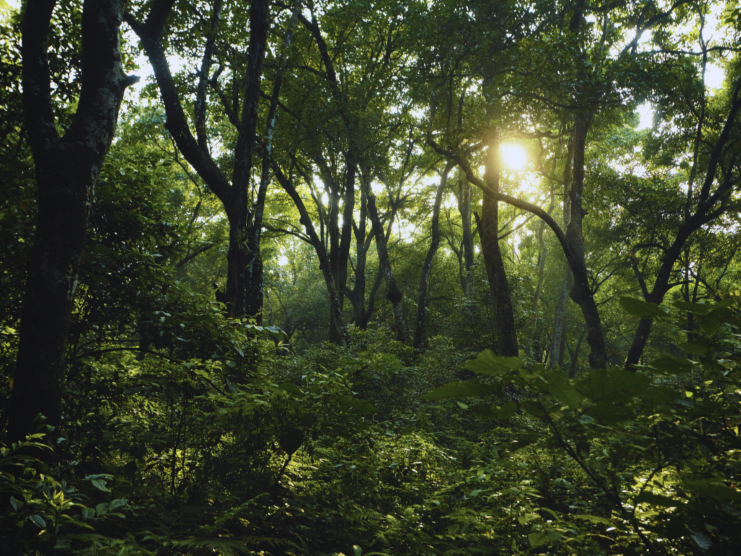
#> input picture Simulation_Core/Images/B1.png, 1481 x 1111 px, found by its file name (shown at 1/2 size)
$ python main.py
#> lines starting #> are read from the running program, lines starting #| are printed output that depends on the picture; long printed decimals are rounded
import cv2
import numpy as np

# =========================
# LOAD BACKGROUND IMAGE
# =========================
background = cv2.imread("C:\\# My_Projects\\College Projects\\Camouflage Effectiveness Simulation (P)\\Simulation_Core\\Images\\B1.png")
#> background is the input picture: shape (1111, 1481, 3); mean B, G, R 44.7, 67.6, 60

# Check if image loaded
if background is None:
    print("Error loading background image")
    exit()

# =========================
# LOAD OBJECT IMAGE (PNG)
# =========================
object_img = cv2.imread("C:\\# My_Projects\\College Projects\\Camouflage Effectiveness Simulation (P)\\Simulation_Core\\Images\\S1.png", cv2.IMREAD_UNCHANGED)
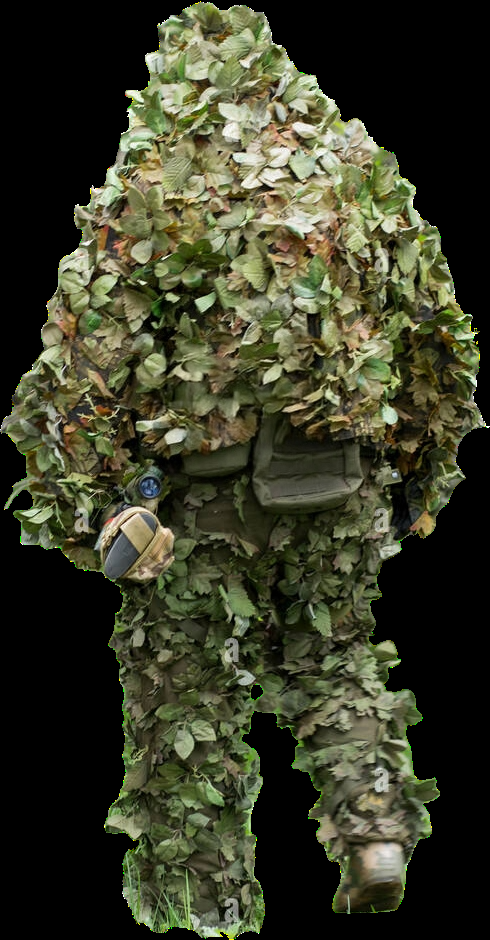
#> input picture Simulation_Core/Images/S1.png, 490 x 940 px, found by its file name
#> object_img is the input picture: shape (940, 490, 4); mean B, G, R, A 40.2, 59.9, 58.1, 147.9

# Check if image loaded
if object_img is None:
    print("Error loading object image")
    exit()

# =========================
# RESIZE OBJECT
# =========================
scale_percent = 30

new_width = int(object_img.shape[1] * scale_percent / 100)
#> new_width = 147
new_height = int(object_img.shape[0] * scale_percent / 100)
#> new_height = 282

object_img = cv2.resize(object_img, (new_width, new_height))
#> object_img: shape (282, 147, 4)

# =========================
# SPLIT CHANNELS
# =========================
# PNG contains:
# B G R A
# A = Alpha (transparency)

b, g, r, a = cv2.split(object_img)
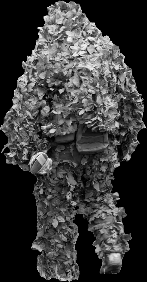
#> r: shape (282, 147); min 0, max 252, mean 58
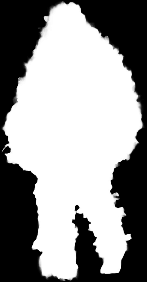
#> a: shape (282, 147); min 0, max 255, mean 147.9

# Merge BGR channels
object_rgb = cv2.merge((b, g, r))

# Create mask from alpha channel
mask = cv2.merge((a, a, a))

# Normalize mask
mask = mask / 255.0

# =========================
# CHOOSE POSITION
# =========================
x = 300
y = 600

# Object dimensions
h, w = object_rgb.shape[:2]
#> h = 282; w = 147

# =========================
# REGION OF INTEREST (ROI)
# =========================
roi = background[y:y+h, x:x+w]
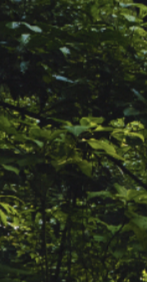
#> roi: shape (282, 147, 3); mean B, G, R 27.5, 46.8, 39.7

# =========================
# BLENDING
# =========================
blended = roi * (1 - mask) + object_rgb * mask
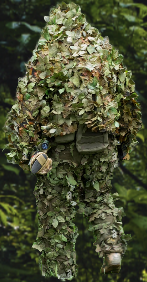
#> blended: shape (282, 147, 3) float64; mean B, G, R 49.5, 77.1, 72.4

# Convert back to uint8
blended = blended.astype(np.uint8)

# Put blended image back
background[y:y+h, x:x+w] = blended

# =========================
# EDGE DETECTION
# =========================

# Convert image to grayscale
gray = cv2.cvtColor(background, cv2.COLOR_BGR2GRAY)

# Detect edges
edges = cv2.Canny(gray, 100, 200)
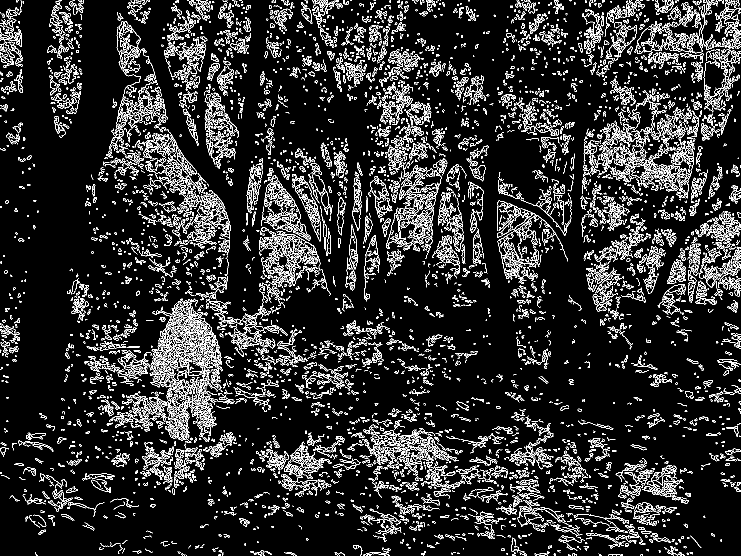
#> edges: shape (1111, 1481) (shown at 1/2 size); 11.2% white in thin lines or dots

# Show edges
cv2.imshow("Edge Detection", edges)

# Count edge pixels
edge_pixels = np.sum(edges > 0)
#> edge_pixels = 184449

total_pixels = edges.shape[0] * edges.shape[1]
#> total_pixels = 1645391

edge_density = edge_pixels / total_pixels
#> edge_density = 0.112

print("Edge Density:", edge_density)
#| Edge Density: 0.1121

print("Edge Pixels:", edge_pixels)
#| Edge Pixels: 184449

# =========================
# COLOR DIFFERENCE
# =========================

# Mean color of ROI
roi_mean = np.mean(roi)
#> roi_mean = 66.31

# Mean color of object
object_mean = np.mean(object_rgb)
#> object_mean = 52.67

# Difference
color_difference = abs(roi_mean - object_mean)
#> color_difference = 13.64

print("Color Difference:", color_difference)
#| Color Difference: 13.639

# =========================
# BRIGHTNESS DIFFERENCE
# =========================

roi_gray = cv2.cvtColor(roi, cv2.COLOR_BGR2GRAY)
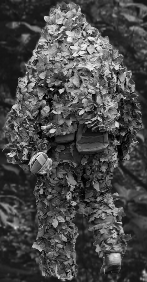
#> roi_gray: shape (282, 147); min 0, max 249, mean 72.5
object_gray = cv2.cvtColor(object_rgb, cv2.COLOR_BGR2GRAY)

brightness_difference = abs(
    np.mean(roi_gray) - np.mean(object_gray)
)
#> brightness_difference = 15.47

print("Brightness Difference:", brightness_difference)
#| Brightness Difference: 15.474

# =========================
# CAMOUFLAGE SCORE
# =========================

score = 100

score -= edge_density * 50
#> score = 94.39
score -= color_difference * 0.5
#> score = 87.58
score -= brightness_difference * 0.5
#> score = 79.84

# Clamp score
score = max(0, min(100, score))

print(f"Camouflage Effectiveness: {score:.2f}%")
#| Camouflage Effectiveness: 79.84%

# =========================
# SHOW RESULT
# =========================
cv2.imshow("Camouflage Simulation", background)

# =========================
# SAVE OUTPUT
# =========================
cv2.imwrite("C:\\# My_Projects\\College Projects\\running [ hold ]\\Simulation_Core\\Output\\final_output.jpg", background)

print("Output saved in Output folder")

# Wait until key press
cv2.waitKey(0)

# Close all windows
cv2.destroyAllWindows()
